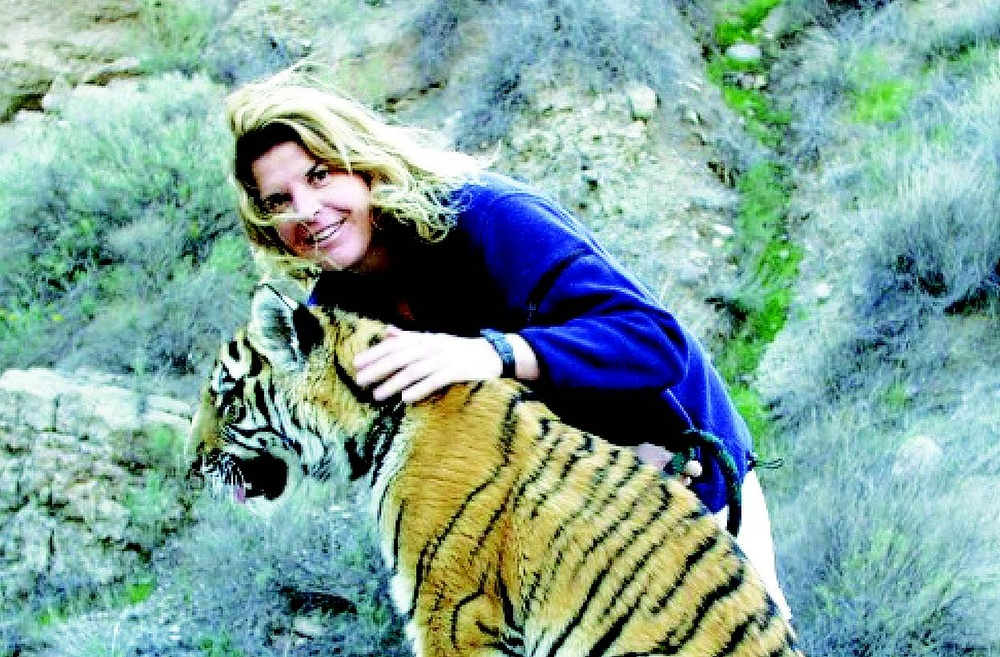
#> input picture semana1/Sesion3/gato.jpg, 1000 x 657 px, shrunk from 1249 x 820 before the run
$ python ScriptPillow.py
#> lines starting #> are read from the running program, lines starting #| are printed output that depends on the picture
from PIL import Image
from PIL import ImageEnhance

img = Image.open("gato.jpg")
#> img is the input picture: PIL image 1000x657 RGB; mean R, G, B 127.9, 164.8, 156.5
#Imagen con brillo en 1
applier = ImageEnhance.Brightness(img)
img2 = applier.enhance(1)
#Iamgen con contraste en 6
applier2 = ImageEnhance.Contrast(img2)
img3 = applier2.enhance(2)
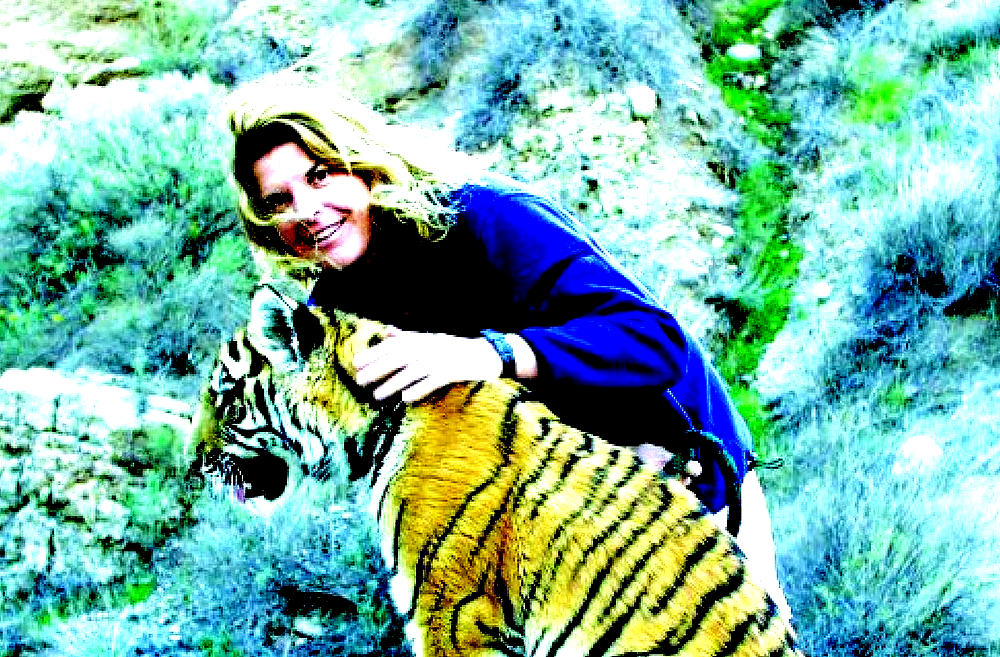
#> img3: PIL image 1000x657 RGB; mean R, G, B 118.5, 178.9, 163.2


img3.show()
